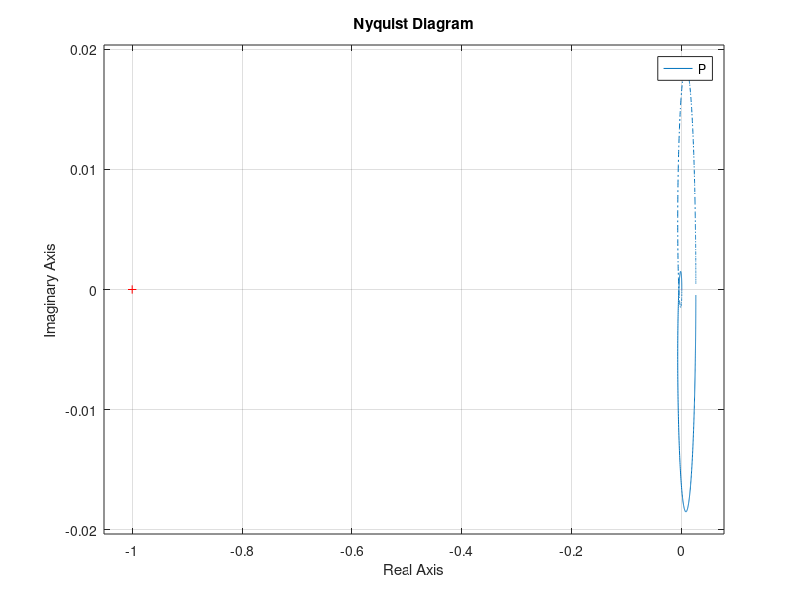

The MATLAB script that drew this image:
% Definindo a funcao de transferencia
gs_num = 1;
gs_den = conv([1 1],conv([1 3],[1 6 13]));

%Gerando uma variavel SYS
[A,B,C,D] = tf2ss(gs_num, gs_den);
P = ss(A,B,C,D);

% Tracando os diagramas de bode
% bode(P)


% margin(gs_num, gs_den)
% grid

nyquist(P)